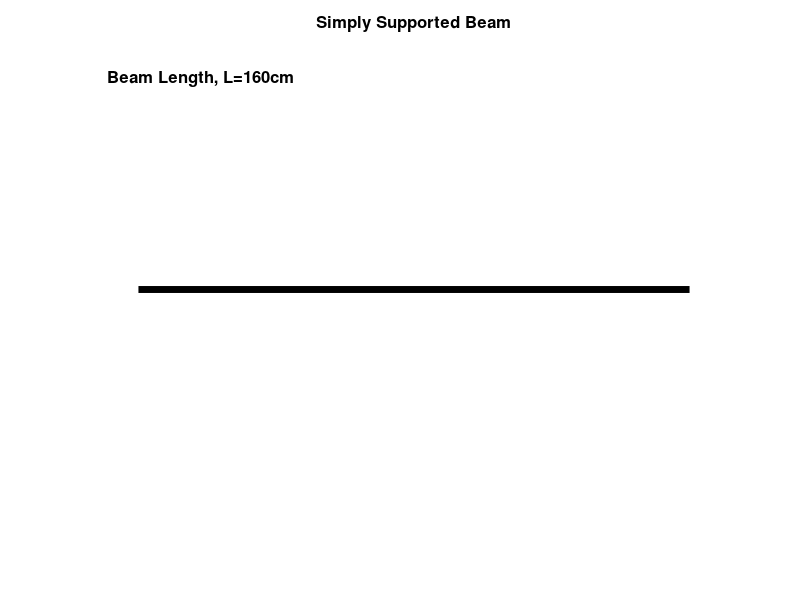

Write the MATLAB code that produced this figure. (Note: this script raises an error after producing the figure.)
%Generates *.xml scripts for Moodle Embedded answers [cloze] 
%question name - Combined Level 2
%Created by Stecia-Marie Fletcher for the project ,'Intoducing e-learning
%environments to the Biomedical Engineering Programme', supervised by Dr. Pilar 
%Garcia Souto
%UCL Department: Medical Physics and Bioengineering
%Date: July 2014
%version 1.0


comb2=fopen('combined2.xml','w');

fprintf(comb2,'%s','<?xml version="1.0" encoding="UTF-8"?>');
fprintf(comb2,'\n%s','<quiz>');

for i=1:1:1
    
% Start Image

l=randi([10,20]);
L=l*10;

%Plotting the beam

y1=0;
y2=0;
x1=0;
x2=L;

a=plot([x1,x2],[y1,y2],'Color','black','linewidth',5);

hold on

axis([-10 L+10 -1.5 1.5]);

title('Simply Supported Beam','FontSize',12, 'FontWeight','bold');

axis off

%Indicating the beam length on the plot

L_unit=strcat('Beam Length, L= ',num2str(L),'cm');

text(-9,1.3, L_unit,'FontSize',12,'FontWeight','bold');

%Reaction Forces

arrow([0,-0.75],[0,0],'LineWidth',3)

text(-2,-0.85,'R1','Fontsize',12,'FontWeight','bold')

arrow([L,-0.75],[L,0],'LineWidth',3)

text(L-2,-0.85,'R2','Fontsize',12,'Fontweight','bold');

%Plotting 1st point load

p=randi([3,l-5]);
P=p*10;
arrow([P,0.75],[P,0],'LineWidth',3)

%Labelling 1st point load

w=randi([5,15]);
W=w*10;
W_label=strcat(num2str(W),'N');

text(P-5,0.85,W_label,'fontsize',12,'fontweight','bold')



%Plotting 2nd point load

p2=randi([p+1,l-1]);
P2=p2*10;
arrow([P2,0.75],[P2,0],'LineWidth',3);

%Labelling 2nd point load

w2=randi([5,15]);
W2=w2*10;
W2_label=strcat(num2str(W2),'N');

text(P2-5,0.85,W2_label,'fontsize',12,'fontweight','bold')

%Labelling distances

d_label=strcat(num2str(P),'cm');

plot([P2,P2],[0,-0.5],'LineStyle','--','Color','black','Linewidth',1.5);

d2_label=strcat(num2str(P2),'cm');

if P>=L/2
     
arrow([P/2,-0.1],[0,-0.1],'LineWidth',3);
arrow([P/2,-0.1],[P,-0.1],'LineWidth',3);

text(P/3,-0.2,d_label,'fontsize',12,'fontweight','bold');

arrow([P2/2,-0.5],[0,-0.5],'LineWidth',3);
arrow([P2/2,-0.5],[P2,-0.5],'LineWidth',3);

text(P2/3,-0.6,d2_label,'fontsize',12,'fontweight','bold');

else
    
    arrow([(P+L)/2,-0.1],[L,-0.1],'LineWidth',3);
    arrow([(P+L)/2,-0.1],[P,-0.1],'LineWidth',3);
    
  LP=L-P;
    
    text(P+(LP/3),-0.2,strcat(num2str(L-P),'cm'),'fontsize',12,'fontweight','bold');
    
      arrow([(P2+L)/2,-0.5],[L,-0.5],'LineWidth',3);
    arrow([(P2+L)/2,-0.5],[P2,-0.5],'LineWidth',3);
    
  LP2=L-P2;
    
    text(P2+(LP2/3),-0.6,strcat(num2str(LP2),'cm'),'fontsize',12,'fontweight','bold');
    
end 

%Indicating level

rectangle('Position',[L-5*L/20+5,1.3,L/20,0.1],'Curvature',[1,1],'LineWidth',1.5,'FaceColor','y');
rectangle('Position',[L-4*L/20+5,1.3,L/20,0.1],'Curvature',[1,1],'LineWidth',1.5,'FaceColor','y');
rectangle('Position',[L-3*L/20+5,1.3,L/20,0.1],'Curvature',[1,1],'LineWidth',1.5);
rectangle('Position',[L-2*L/20+5,1.3,L/20,0.1],'Curvature',[1,1],'LineWidth',1.5);
rectangle('Position',[L-L/20+5,1.3,L/20,0.1],'Curvature',[1,1],'LineWidth',1.5);

%Showing x direction

arrow([0,-1.2],[L/4,-1.2],'linewidth',2);

text(L/4+L/40,-1.2,'x','Fontsize',12,'fontweight','bold');

imgname=strcat('level2_',num2str(i),'.jpg');

saveas(a,imgname);

hold off

%End image

fprintf(comb2,'\n<!--question %d-->',i);
fprintf(comb2,'\n%s','<question type="cloze">');

fprintf(comb2,'\n%s','<name>');
fprintf(comb2,'\n<text>Combined %d Level 2</text>',i);
fprintf(comb2,'\n%s','</name>');

fprintf(comb2,'\n%s','<questiontext format="html">');
fprintf(comb2,'\n%s','<text>');
fprintf(comb2,'\n%s','<![CDATA[<p><img style="width: 625px; heght: 500px; margin-right: auto; margin-left: auto; display: block;"');
fprintf(comb2,'src="http://www.ucl.ac.uk/~wmapsfl/moodle/combined2/level2_%d.jpg"',i);
fprintf(comb2,'%s','alt="Beamplot" width="30 height="30"/></p>');

fprintf(comb2,'\n%s','<p style="text-align: left;">Consider a simply supported beam as shown above with length L.</p>');
fprintf(comb2,'\n%s','<p style="text-align: left;">There are two supports at either end of the beam,which generate reaction forces R1 and R2, at positions x=0 and x=L respectively.</p>');
fprintf(comb2,'\n%s','<p style="text-align: left;">There are two external point forces acting on the beam as shown in the diagram.</p>');
fprintf(comb2,'\n%s','<pstyle="text-align: left;" >Using the convention that upward forces and anti-clockwise moments are positive, and the information given:');
fprintf(comb2,'\n%s','<p>a) Calculate the reaction forces R1 and R2 to the nearest whole number.');

%Calculating reaction forces

R2=((W*P)+(W2*P2))/L;

R1=W+W2-R2;

fprintf(comb2,'\n%s','<p style="text-align: center;" >');
fprintf(comb2,'R1 = {1:NUMERICAL:=%3.0f:1#Good job!~*#Sorry. Try again.} N</p>',R1);
fprintf(comb2,'\n%s','<p style="text-align: center;" >');
fprintf(comb2,'R2 = {1:NUMERICAL:=%3.0f:1#Good job!~*#Sorry. Try again.} N</p>',R2);

fprintf(comb2,'\n%s','<p style="text-align: left;">b) Calculate and draw the Shear Force Diagram (SFD) on paper and identify the following values:</p>');

%Calculating shear force

SFA=R1;
SFB=R1-W;
SFC=R1-W-W2;
SFD=0;


fprintf(comb2,'\n%s','<p style="text-align: left;">Shear Force just to the right of A i.e (x=0).</p>');
fprintf(comb2,'\n%s','<p style="text-align: center;">');
fprintf(comb2,'{1:NUMERICAL:=%3.0f:1#Good job!~*#Sorry. Try again.} N</p>',SFA);

fprintf(comb2,'\n<p style="text-align: left;">Shear Force just to the right of B i.e. (x=%d).</p>',P);
fprintf(comb2,'\n%s','<p style="text-align: center;">');
fprintf(comb2,'{1:NUMERICAL:=%3.0f:1#Good job!~*#Sorry. Try again.} N</p>',SFB);

fprintf(comb2,'\n<p style="text-align: left;">Shear Force just to the right of C i.e. (x=%d).</p>',P2);
fprintf(comb2,'\n%s','<p style="text-align: center;">');
fprintf(comb2,'{1:NUMERICAL:=%3.0f:1#Good job!~*#Sorry. Try again.} N</p>',SFC);

fprintf(comb2,'\n%s','<p style="text-align: left;">Shear Force just to the right of D i.e (x=L).</p>');
fprintf(comb2,'\n%s','<p style="text-align: center;">');
fprintf(comb2,'{1:NUMERICAL:=%3.0f:1#Good job!~*#Sorry. Try again.} N</p>',0);

fprintf(comb2,'\n%s','<p style="text-align:left;">From the drop down menus below indicate how the indicated points are connected in the SFD</p>');
fprintf(comb2,'\n%s','<p>1) A and B {1:MULTICHOICE:Either a horizontal or vertical line.~=A combination of horizontal and vertical lines.~A line with a slope.~A curve}</p>');

fprintf(comb2,'\n%s','<p>2) B and C {1:MULTICHOICE:Either a horizontal or vertical line.~=A combination of horizontal and vertical lines.~A line with a slope.~A curve}</p>');

fprintf(comb2,'\n%s','<p>3) C and D {1:MULTICHOICE:Either a horizontal or vertical line.~=A combination of horizontal and vertical lines.~A line with a slope.~A curve}</p>');


%Calculating the bending moments

%Converting cm to m

Lm=L/100;
Pm=P/100;
P2m=P2/100;

BMA=0;
BMB=abs(R1*Pm);
BMC=abs((R1*P2m)-(W*(P2m-Pm)));
BMD=0;

fprintf(comb2,'\n%s','<p style="text-align: left;">c) Calculate and draw the Bending Moment Diagram (BMD) on paper and identify the following values:</p>');

fprintf(comb2,'\n%s','<p style="text-align: left;">Bending moment at A.</p>');
fprintf(comb2,'\n%s','<p style="text-align: center;">');
fprintf(comb2,'{1:NUMERICAL:=%3.0f:1#Good job!~*#Sorry. Try again.} N.m</p>',BMA);

fprintf(comb2,'\n%s','<p style="text-align: left;">Bending Moment at B.</p>');
fprintf(comb2,'\n%s','<p style="text-align: center;">');
fprintf(comb2,'{1:NUMERICAL:=%3.0f:1#Good job!~*#Sorry. Try again.} N.m</p>',BMB);

fprintf(comb2,'\n%s','<p style="text-align: left;">Bending Moment at C.</p>');
fprintf(comb2,'\n%s','<p style="text-align: center;">');
fprintf(comb2,'{1:NUMERICAL:=%3.0f:1#Good job!~*#Sorry. Try again.} N.m</p>',BMC);

fprintf(comb2,'\n%s','<p style="text-align: left;">Bending Moment at D.</p>');
fprintf(comb2,'\n%s','<p style="text-align: center;">');
fprintf(comb2,'{1:NUMERICAL:=%3.0f:1#Good job!~*#Sorry. Try again.} N.m</p>',BMD);


fprintf(comb2,'\n%s','<p style="text-align:left;">From the drop down menus below indicate how the indicated points are connected in the BMD</p>');
fprintf(comb2,'\n%s','<p>1) A and B {1:MULTICHOICE:Either a horizontal or vertical line.~A combination of horizontal and vertical lines.~=A line with a slope.~A curve}</p>');

fprintf(comb2,'\n%s','<p>2) B and C {1:MULTICHOICE:Either a horizontal or vertical line.~A combination of horizontal and vertical lines.~=A line with a slope.~A curve}</p>');

fprintf(comb2,'\n%s','<p>2) C and D {1:MULTICHOICE:Either a horizontal or vertical line.~A combination of horizontal and vertical lines.~=A line with a slope.~A curve}</p>]]>');



fprintf(comb2,'\n%s','</text>');
fprintf(comb2,'\n%s','</questiontext>');



fprintf(comb2,'\n%s','<penalty>0</penalty>');
fprintf(comb2,'\n%s','<hidden>0</hidden>');





fprintf(comb2,'\n%s','</question>');
end 
fprintf(comb2,'\n%s','</quiz>');
